Frame 1 (no input): blank canvas, image omitted
Frame 60 (no input): blank canvas, image omitted
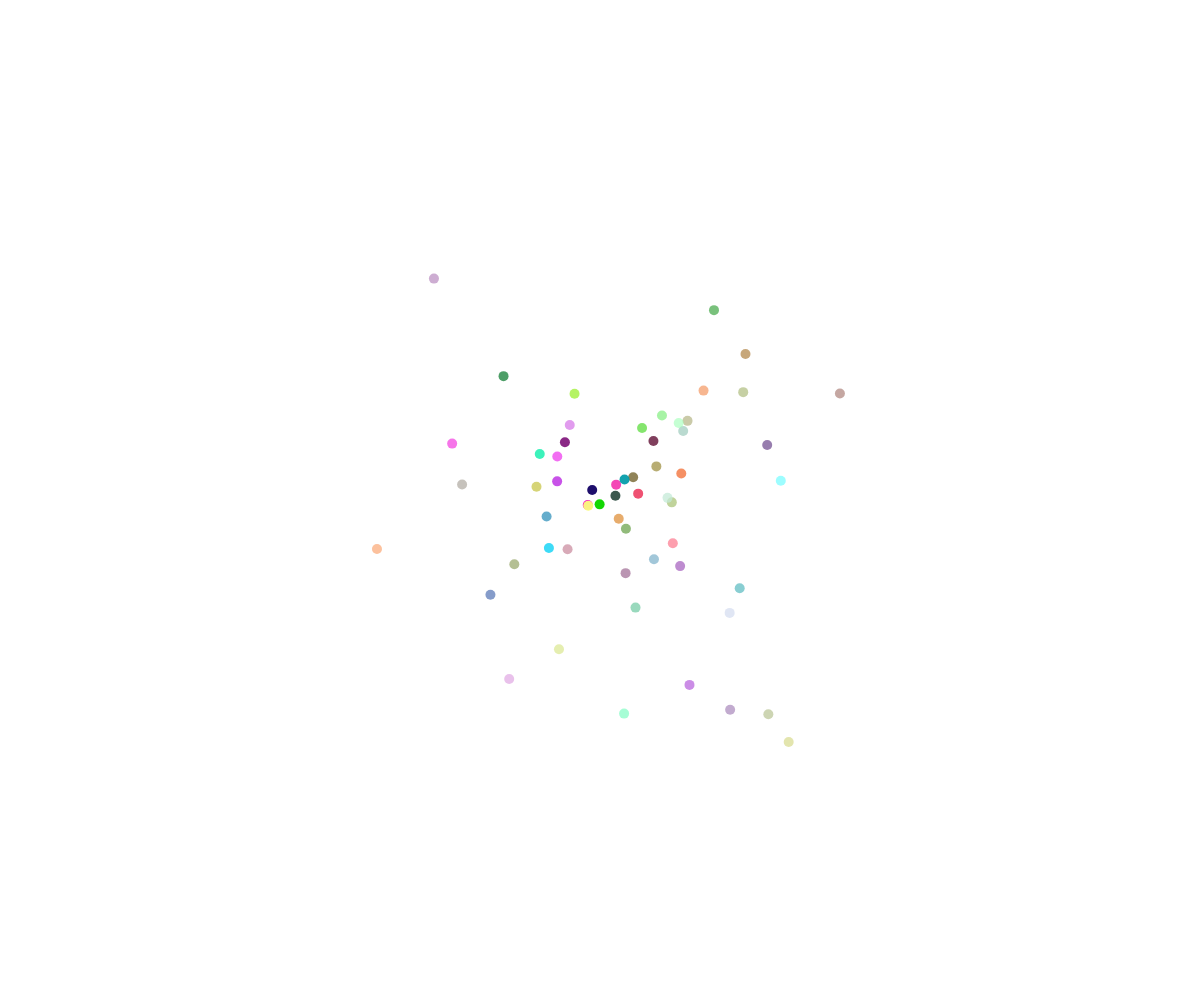
Frame 120 (the mouse pressed at the canvas centre since frame 60)

The p5.js sketch whose frames 1 and 60 were blank and that drew this single picture after the mouse press (run headless with seeded random() and noise() and a simulated clock; from frame 60 on, the mouse is pressed at the canvas centre):

// p5.js sketch
// ── sketch.js
// Many Moving Balls
// Dan Schellenberg
// March 22, 2018

// global variables
let theBalls = [];


function setup() {
  createCanvas(windowWidth, windowHeight);
}

function draw() {
  background(255);
  moveBalls();
  displayBalls();

  if (mouseIsPressed) {
    spawnBall();
  }
}

function moveBalls() {
  for (let i=0; i<theBalls.length; i++) {
    theBalls[i].x += theBalls[i].dx;
    theBalls[i].y += theBalls[i].dy;

    //somewhat hacky
    let r = red(theBalls[i].color);
    let g = green(theBalls[i].color);
    let b = blue(theBalls[i].color);
    let a = alpha(theBalls[i].color);
    a = a - 3;

    theBalls[i].color = color(r, g, b, a);

    if (a < 0) {
      theBalls.shift();
    }

    // if (theBalls[i].y < 0) {
    //   theBalls[i].y = height;
    // }
    // else if (theBalls[i].y > height) {
    //   theBalls[i].y = 0;
    // }
    //
    // if (theBalls[i].x < 0) {
    //   theBalls[i].x = width;
    // }
    // else if (theBalls[i].x > width) {
    //   theBalls[i].x = 0;
    // }
  }

  print(theBalls.length);
}

function displayBalls() {
  for (let i=0; i<theBalls.length; i++) {
    fill(theBalls[i].color);
    noStroke();
    ellipse(theBalls[i].x, theBalls[i].y, theBalls[i].size, theBalls[i].size);
  }
}

function spawnBall() {
  let aBall = {
    x: mouseX,
    y: mouseY,
    size: 10,
    color: color(random(255), random(255), random(255), 255),
    dx: random(-5, 5),
    dy: random(-5, 5),
  };
  theBalls.push(aBall);
}

// function mouseClicked() {
//   let aBall = {
//     x: mouseX,
//     y: mouseY,
//     size: random(10, 100),
//     color: color(random(255), random(255), random(255), random(255)),
//     dx: random(-5, 5),
//     dy: random(-5, 5),
//   };
//   theBalls.push(aBall);
// }
